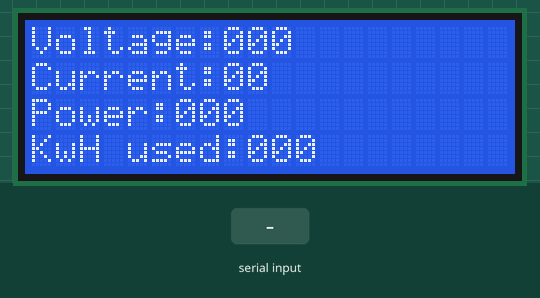
The sketch below on a simulated Arduino Uno, built with avr-gcc and run on an emulated ATmega328P. Parts: 20×4 character LCD. The test bench sets the inputs (shaded band).

Above: at 1.3 s.
1.4 s: "5\n" received over the second serial link
At 2.8 s:
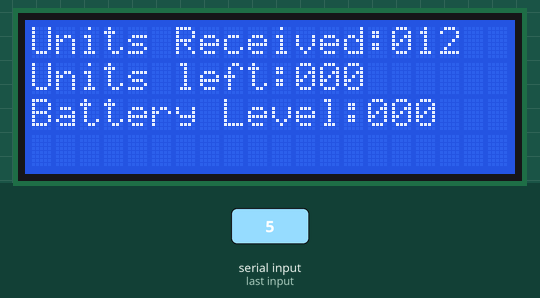
3.9 s: "90\n" received over the second serial link
At 6.0 s:
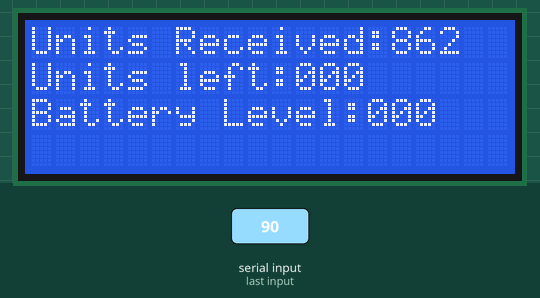
Timing chart, 0 to 7.5 s (numbered marks = the images above; inputs shaded):
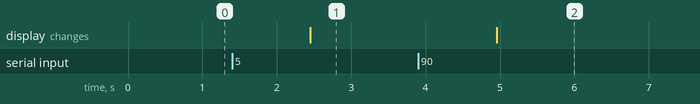

Measured:
- after the input at 1.4 s, the display: changes after 1.1 s (image 1)
- after the input at 3.9 s, the display: changes after 1.1 s (image 2)

The sketch:

Portable_Inverter.ino
```cpp
#include <Wire.h>
#include <LiquidCrystal_I2C.h>
#include "SoftwareSerial.h"

/**
 * Pinouts
 * SCL -- A4
 * SDA -- A5
*/

SoftwareSerial HC05(2,3); //rx,tx
LiquidCrystal_I2C lcd(0x27,20,4);

typedef struct
{
  int voltage;
  int current;
  int power;
  int energy;
  int units_recvd;
  int units_left;
  int bat_level;
}param_t;

char RxBuffer[4] = {0};;
param_t param = {0};

enum DISPLAY_PAGES
{
  PAGE0 = 0,
  PAGE1
};

int pageDisplayed = PAGE0;
static uint32_t dispTimer;

void ChangePageDisplayed(void)
{
  dispTimer = millis();
  pageDisplayed ^= PAGE1;

}

void Display_Page0(void)
{
  lcd.clear();
  lcd.setCursor(0,0);
  lcd.print("Voltage:");
  lcd.setCursor(8,0);
  DisplayAlignedThreeDigits(param.voltage);
  lcd.setCursor(0,1);
  lcd.print("Current:");
  lcd.setCursor(8,1);
  DisplayAlignedTwoDigits(param.current);
  lcd.setCursor(0,2);
  lcd.print("Power:");
  lcd.setCursor(6,2);
  DisplayAlignedThreeDigits(param.power);
  lcd.setCursor(0,3);
  lcd.print("KwH used:");
  lcd.setCursor(9,3);
  DisplayAlignedThreeDigits(param.energy);
}

void Display_Page1(void)
{
  lcd.clear();
  lcd.setCursor(0,0);
  lcd.print("Units Received:");
  lcd.setCursor(15,0);
  DisplayAlignedThreeDigits(param.units_recvd);
  lcd.setCursor(0,1);
  lcd.print("Units left:");
  lcd.setCursor(11,1);
  DisplayAlignedThreeDigits(param.units_left);
  lcd.setCursor(0,2);
  lcd.print("Battery Level:");
  lcd.setCursor(14,2);
  DisplayAlignedThreeDigits(param.bat_level);
}

static int ConvStrToInt(char* str,int len)
{//Max of 3-digit integers
  const int powerOfTen[] = {1,10,100};
  int integer = 0;
  for(int i = 0; i < len; i++)
  {
    integer += ((str[i]-'0')*powerOfTen[len-i-1]);
  }
  return integer;
}

static void DisplayAlignedTwoDigits(int val)
{
  if(val < 10)
  {
    lcd.print('0');
    lcd.print(val);
  }
  else
  {
    lcd.print(val);
  }
}
static void DisplayAlignedThreeDigits(int val)
{
  if(val < 10)
  {
    lcd.print("00");
    lcd.print(val);
  }
  else if(val >= 10 && val < 100)
  {
    lcd.print('0');
    lcd.print(val);
  }
  else
  {
    lcd.print(val);
  }
}

void Update_Units(char* str)
{
  param.units_recvd = ConvStrToInt(str, strlen(str));
  lcd.clear();
  lcd.setCursor(0,0);
  lcd.print("Units Received:");
  lcd.setCursor(15,0);
  DisplayAlignedThreeDigits(param.units_recvd);
  lcd.setCursor(0,1);
  lcd.print("Units left:");
  lcd.setCursor(11,1);
  DisplayAlignedThreeDigits(param.units_left);
  lcd.setCursor(0,2);
  lcd.print("Battery Level:");
  lcd.setCursor(14,2);
  DisplayAlignedThreeDigits(param.bat_level);
  memset(RxBuffer, 0, 4);
}

void Display_Control(void)
{
  if((millis() - dispTimer) >= 10000)
  {
    ChangePageDisplayed();
    switch(pageDisplayed)
    {
      case PAGE0:
        Display_Page0();
        break;
      case PAGE1:
        Display_Page1();
        break;
    }
  }
}

void setup()
{
  Serial.begin(9600);
  HC05.begin(9600);
  lcd.init(); // initialize the lcd
  lcd.backlight();
  Display_Page0();
}


void loop()
{
  Display_Control();
  if(HC05.available())
  {
    while(HC05.available())
    {
      HC05.readBytes(RxBuffer, 5);
    }
    Update_Units(RxBuffer);
  }
}
```
